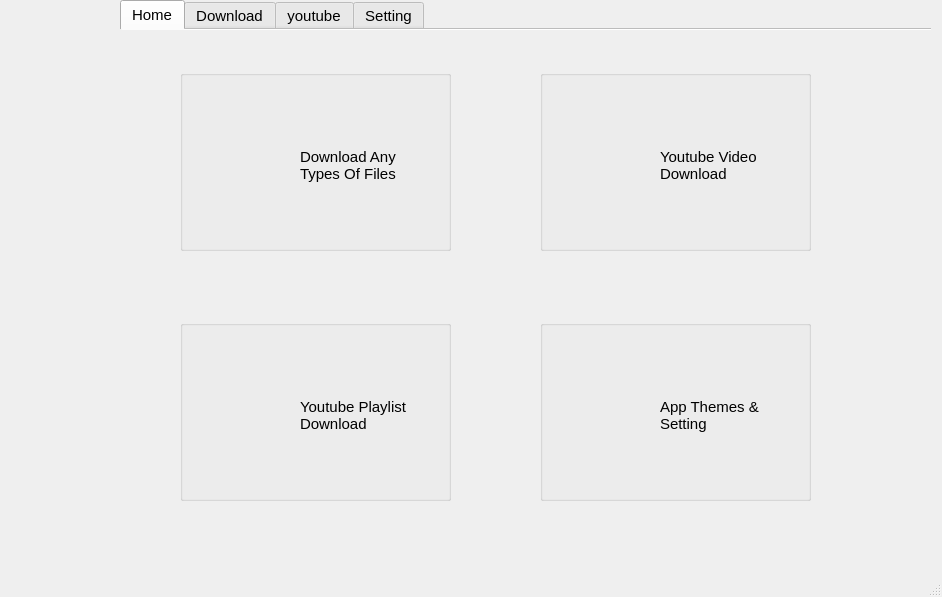
<?xml version="1.0" encoding="UTF-8"?>
<ui version="4.0">
 <class>MainWindow</class>
 <widget class="QMainWindow" name="MainWindow">
  <property name="enabled">
   <bool>true</bool>
  </property>
  <property name="geometry">
   <rect>
    <x>0</x>
    <y>0</y>
    <width>942</width>
    <height>597</height>
   </rect>
  </property>
  <property name="mouseTracking">
   <bool>false</bool>
  </property>
  <property name="windowTitle">
   <string>Downloader</string>
  </property>
  <property name="windowIcon">
   <iconset>
    <activeon>icons8_downloading_updates_512px.png</activeon>
   </iconset>
  </property>
  <widget class="QWidget" name="centralwidget">
   <widget class="QTabWidget" name="tabWidget">
    <property name="geometry">
     <rect>
      <x>120</x>
      <y>0</y>
      <width>811</width>
      <height>551</height>
     </rect>
    </property>
    <property name="font">
     <font>
      <pointsize>11</pointsize>
     </font>
    </property>
    <property name="focusPolicy">
     <enum>Qt::StrongFocus</enum>
    </property>
    <property name="autoFillBackground">
     <bool>true</bool>
    </property>
    <property name="styleSheet">
     <string notr="true"/>
    </property>
    <property name="tabPosition">
     <enum>QTabWidget::North</enum>
    </property>
    <property name="tabShape">
     <enum>QTabWidget::Rounded</enum>
    </property>
    <property name="currentIndex">
     <number>0</number>
    </property>
    <property name="documentMode">
     <bool>true</bool>
    </property>
    <property name="tabsClosable">
     <bool>false</bool>
    </property>
    <property name="movable">
     <bool>false</bool>
    </property>
    <property name="tabBarAutoHide">
     <bool>false</bool>
    </property>
    <widget class="QWidget" name="tab_6">
     <attribute name="icon">
      <iconset>
       <activeon>icons8_home_60px.png</activeon>
      </iconset>
     </attribute>
     <attribute name="title">
      <string>Home</string>
     </attribute>
     <widget class="QGroupBox" name="groupBox">
      <property name="geometry">
       <rect>
        <x>60</x>
        <y>40</y>
        <width>271</width>
        <height>181</height>
       </rect>
      </property>
      <property name="title">
       <string/>
      </property>
      <widget class="QLabel" name="label_8">
       <property name="geometry">
        <rect>
         <x>20</x>
         <y>30</y>
         <width>91</width>
         <height>131</height>
        </rect>
       </property>
       <property name="text">
        <string/>
       </property>
       <property name="pixmap">
        <pixmap>icons8_downloading_updates_96px.png</pixmap>
       </property>
      </widget>
      <widget class="QLabel" name="label_9">
       <property name="geometry">
        <rect>
         <x>120</x>
         <y>30</y>
         <width>131</width>
         <height>131</height>
        </rect>
       </property>
       <property name="text">
        <string>Download Any Types Of Files</string>
       </property>
       <property name="scaledContents">
        <bool>true</bool>
       </property>
       <property name="wordWrap">
        <bool>true</bool>
       </property>
      </widget>
     </widget>
     <widget class="QGroupBox" name="groupBox_2">
      <property name="geometry">
       <rect>
        <x>420</x>
        <y>40</y>
        <width>271</width>
        <height>181</height>
       </rect>
      </property>
      <property name="title">
       <string/>
      </property>
      <widget class="QLabel" name="label_10">
       <property name="geometry">
        <rect>
         <x>120</x>
         <y>30</y>
         <width>131</width>
         <height>131</height>
        </rect>
       </property>
       <property name="text">
        <string>Youtube Video Download</string>
       </property>
       <property name="wordWrap">
        <bool>true</bool>
       </property>
      </widget>
      <widget class="QLabel" name="label_11">
       <property name="geometry">
        <rect>
         <x>20</x>
         <y>30</y>
         <width>91</width>
         <height>131</height>
        </rect>
       </property>
       <property name="text">
        <string/>
       </property>
       <property name="pixmap">
        <pixmap>icons8_vegas_96px.png</pixmap>
       </property>
      </widget>
     </widget>
     <widget class="QGroupBox" name="groupBox_3">
      <property name="geometry">
       <rect>
        <x>60</x>
        <y>290</y>
        <width>271</width>
        <height>181</height>
       </rect>
      </property>
      <property name="title">
       <string/>
      </property>
      <widget class="QLabel" name="label_14">
       <property name="geometry">
        <rect>
         <x>120</x>
         <y>30</y>
         <width>131</width>
         <height>131</height>
        </rect>
       </property>
       <property name="text">
        <string>Youtube Playlist Download</string>
       </property>
       <property name="wordWrap">
        <bool>true</bool>
       </property>
      </widget>
      <widget class="QLabel" name="label_15">
       <property name="geometry">
        <rect>
         <x>20</x>
         <y>30</y>
         <width>91</width>
         <height>131</height>
        </rect>
       </property>
       <property name="text">
        <string/>
       </property>
       <property name="pixmap">
        <pixmap>icons8_repeat_96px.png</pixmap>
       </property>
      </widget>
     </widget>
     <widget class="QGroupBox" name="groupBox_4">
      <property name="geometry">
       <rect>
        <x>420</x>
        <y>290</y>
        <width>271</width>
        <height>181</height>
       </rect>
      </property>
      <property name="title">
       <string/>
      </property>
      <widget class="QLabel" name="label_12">
       <property name="geometry">
        <rect>
         <x>120</x>
         <y>30</y>
         <width>131</width>
         <height>131</height>
        </rect>
       </property>
       <property name="text">
        <string>App Themes &amp; Setting</string>
       </property>
       <property name="wordWrap">
        <bool>true</bool>
       </property>
      </widget>
      <widget class="QLabel" name="label_13">
       <property name="geometry">
        <rect>
         <x>20</x>
         <y>30</y>
         <width>91</width>
         <height>131</height>
        </rect>
       </property>
       <property name="text">
        <string/>
       </property>
       <property name="pixmap">
        <pixmap>icons8_adjust_96px.png</pixmap>
       </property>
      </widget>
     </widget>
    </widget>
    <widget class="QWidget" name="tab">
     <attribute name="icon">
      <iconset>
       <activeon>icons8_download_60px.png</activeon>
      </iconset>
     </attribute>
     <attribute name="title">
      <string>Download</string>
     </attribute>
     <widget class="QPushButton" name="borwseOther">
      <property name="geometry">
       <rect>
        <x>510</x>
        <y>100</y>
        <width>121</width>
        <height>41</height>
       </rect>
      </property>
      <property name="font">
       <font>
        <family>Old Antic Outline Shaded</family>
        <pointsize>12</pointsize>
       </font>
      </property>
      <property name="text">
       <string>Browes</string>
      </property>
      <property name="icon">
       <iconset>
        <normaloff>icons8_search_52px_2.png</normaloff>icons8_search_52px_2.png</iconset>
      </property>
     </widget>
     <widget class="QLineEdit" name="otherUrl">
      <property name="geometry">
       <rect>
        <x>60</x>
        <y>50</y>
        <width>651</width>
        <height>31</height>
       </rect>
      </property>
      <property name="placeholderText">
       <string> Enter url here</string>
      </property>
     </widget>
     <widget class="QLineEdit" name="otherLocation">
      <property name="geometry">
       <rect>
        <x>60</x>
        <y>110</y>
        <width>441</width>
        <height>31</height>
       </rect>
      </property>
      <property name="placeholderText">
       <string> your saved location</string>
      </property>
     </widget>
     <widget class="QProgressBar" name="OtherprogressBar">
      <property name="geometry">
       <rect>
        <x>60</x>
        <y>360</y>
        <width>691</width>
        <height>23</height>
       </rect>
      </property>
      <property name="value">
       <number>0</number>
      </property>
     </widget>
     <widget class="QPushButton" name="downloadOther">
      <property name="geometry">
       <rect>
        <x>310</x>
        <y>420</y>
        <width>151</width>
        <height>41</height>
       </rect>
      </property>
      <property name="font">
       <font>
        <family>Old Antic Outline Shaded</family>
        <pointsize>12</pointsize>
       </font>
      </property>
      <property name="cursor">
       <cursorShape>PointingHandCursor</cursorShape>
      </property>
      <property name="text">
       <string>Download</string>
      </property>
      <property name="icon">
       <iconset>
        <normaloff>downloads_folder_96px.png</normaloff>downloads_folder_96px.png</iconset>
      </property>
      <property name="iconSize">
       <size>
        <width>45</width>
        <height>40</height>
       </size>
      </property>
     </widget>
     <widget class="QLabel" name="errormsg">
      <property name="geometry">
       <rect>
        <x>30</x>
        <y>490</y>
        <width>321</width>
        <height>16</height>
       </rect>
      </property>
      <property name="font">
       <font>
        <family>MT Extra</family>
        <pointsize>11</pointsize>
       </font>
      </property>
      <property name="text">
       <string/>
      </property>
     </widget>
    </widget>
    <widget class="QWidget" name="tab_2">
     <attribute name="icon">
      <iconset>
       <activeon>icons8_youtube_60px_1.png</activeon>
      </iconset>
     </attribute>
     <attribute name="title">
      <string>youtube</string>
     </attribute>
     <widget class="QTabWidget" name="tabWidget_2">
      <property name="geometry">
       <rect>
        <x>20</x>
        <y>20</y>
        <width>777</width>
        <height>484</height>
       </rect>
      </property>
      <property name="layoutDirection">
       <enum>Qt::LeftToRight</enum>
      </property>
      <property name="autoFillBackground">
       <bool>false</bool>
      </property>
      <property name="tabShape">
       <enum>QTabWidget::Rounded</enum>
      </property>
      <property name="currentIndex">
       <number>1</number>
      </property>
      <property name="iconSize">
       <size>
        <width>20</width>
        <height>20</height>
       </size>
      </property>
      <property name="documentMode">
       <bool>false</bool>
      </property>
      <property name="tabsClosable">
       <bool>false</bool>
      </property>
      <property name="movable">
       <bool>false</bool>
      </property>
      <property name="tabBarAutoHide">
       <bool>false</bool>
      </property>
      <widget class="QWidget" name="tab_3">
       <attribute name="title">
        <string>video</string>
       </attribute>
       <widget class="QLineEdit" name="singlelocation">
        <property name="geometry">
         <rect>
          <x>49</x>
          <y>110</y>
          <width>511</width>
          <height>31</height>
         </rect>
        </property>
        <property name="placeholderText">
         <string> your saved location</string>
        </property>
       </widget>
       <widget class="QProgressBar" name="singlebar">
        <property name="geometry">
         <rect>
          <x>49</x>
          <y>350</y>
          <width>691</width>
          <height>23</height>
         </rect>
        </property>
        <property name="value">
         <number>0</number>
        </property>
       </widget>
       <widget class="QLineEdit" name="singleurl">
        <property name="geometry">
         <rect>
          <x>49</x>
          <y>50</y>
          <width>641</width>
          <height>31</height>
         </rect>
        </property>
        <property name="placeholderText">
         <string> Enter url here</string>
        </property>
       </widget>
       <widget class="QComboBox" name="singlecombo">
        <property name="geometry">
         <rect>
          <x>389</x>
          <y>220</y>
          <width>231</width>
          <height>31</height>
         </rect>
        </property>
        <property name="acceptDrops">
         <bool>false</bool>
        </property>
        <property name="frame">
         <bool>false</bool>
        </property>
       </widget>
       <widget class="QPushButton" name="gitsingledata">
        <property name="geometry">
         <rect>
          <x>150</x>
          <y>210</y>
          <width>220</width>
          <height>41</height>
         </rect>
        </property>
        <property name="font">
         <font>
          <family>Old Antic Bold</family>
          <pointsize>12</pointsize>
         </font>
        </property>
        <property name="text">
         <string>get available quality</string>
        </property>
       </widget>
       <widget class="QPushButton" name="singleb">
        <property name="geometry">
         <rect>
          <x>570</x>
          <y>100</y>
          <width>121</width>
          <height>41</height>
         </rect>
        </property>
        <property name="font">
         <font>
          <family>Old Antic Outline Shaded</family>
          <pointsize>12</pointsize>
         </font>
        </property>
        <property name="text">
         <string>Browes</string>
        </property>
        <property name="icon">
         <iconset>
          <normaloff>icons8_search_52px_2.png</normaloff>icons8_search_52px_2.png</iconset>
        </property>
       </widget>
       <widget class="QPushButton" name="singleD">
        <property name="geometry">
         <rect>
          <x>300</x>
          <y>400</y>
          <width>151</width>
          <height>41</height>
         </rect>
        </property>
        <property name="font">
         <font>
          <family>Old Antic Outline Shaded</family>
          <pointsize>12</pointsize>
         </font>
        </property>
        <property name="text">
         <string>Download</string>
        </property>
        <property name="icon">
         <iconset>
          <normaloff>downloads_folder_96px.png</normaloff>downloads_folder_96px.png</iconset>
        </property>
        <property name="iconSize">
         <size>
          <width>45</width>
          <height>40</height>
         </size>
        </property>
       </widget>
       <widget class="QLabel" name="downloaded">
        <property name="geometry">
         <rect>
          <x>100</x>
          <y>310</y>
          <width>191</width>
          <height>21</height>
         </rect>
        </property>
        <property name="text">
         <string/>
        </property>
       </widget>
       <widget class="QLabel" name="rate">
        <property name="geometry">
         <rect>
          <x>320</x>
          <y>310</y>
          <width>171</width>
          <height>21</height>
         </rect>
        </property>
        <property name="text">
         <string/>
        </property>
       </widget>
       <widget class="QLabel" name="time">
        <property name="geometry">
         <rect>
          <x>520</x>
          <y>310</y>
          <width>151</width>
          <height>21</height>
         </rect>
        </property>
        <property name="text">
         <string/>
        </property>
       </widget>
      </widget>
      <widget class="QWidget" name="tab_4">
       <attribute name="title">
        <string>playlist</string>
       </attribute>
       <widget class="QLineEdit" name="playloc">
        <property name="geometry">
         <rect>
          <x>49</x>
          <y>110</y>
          <width>511</width>
          <height>31</height>
         </rect>
        </property>
        <property name="placeholderText">
         <string> your saved location</string>
        </property>
       </widget>
       <widget class="QLineEdit" name="playurl">
        <property name="geometry">
         <rect>
          <x>49</x>
          <y>50</y>
          <width>641</width>
          <height>31</height>
         </rect>
        </property>
        <property name="placeholderText">
         <string> Enter url here</string>
        </property>
       </widget>
       <widget class="QProgressBar" name="playbar">
        <property name="geometry">
         <rect>
          <x>49</x>
          <y>350</y>
          <width>691</width>
          <height>23</height>
         </rect>
        </property>
        <property name="value">
         <number>0</number>
        </property>
       </widget>
       <widget class="QComboBox" name="playquality">
        <property name="geometry">
         <rect>
          <x>480</x>
          <y>180</y>
          <width>130</width>
          <height>31</height>
         </rect>
        </property>
        <property name="maximumSize">
         <size>
          <width>16777215</width>
          <height>231</height>
         </size>
        </property>
        <property name="acceptDrops">
         <bool>false</bool>
        </property>
        <property name="frame">
         <bool>false</bool>
        </property>
        <item>
         <property name="text">
          <string>1080</string>
         </property>
        </item>
        <item>
         <property name="text">
          <string>720</string>
         </property>
        </item>
        <item>
         <property name="text">
          <string>480</string>
         </property>
        </item>
        <item>
         <property name="text">
          <string>360</string>
         </property>
        </item>
        <item>
         <property name="text">
          <string>144</string>
         </property>
        </item>
       </widget>
       <widget class="QLabel" name="label">
        <property name="geometry">
         <rect>
          <x>230</x>
          <y>180</y>
          <width>191</width>
          <height>31</height>
         </rect>
        </property>
        <property name="font">
         <font>
          <pointsize>13</pointsize>
         </font>
        </property>
        <property name="text">
         <string>choose the quality</string>
        </property>
       </widget>
       <widget class="QLabel" name="label_2">
        <property name="geometry">
         <rect>
          <x>540</x>
          <y>260</y>
          <width>41</width>
          <height>31</height>
         </rect>
        </property>
        <property name="font">
         <font>
          <pointsize>10</pointsize>
         </font>
        </property>
        <property name="text">
         <string>Total</string>
        </property>
       </widget>
       <widget class="QLabel" name="label_3">
        <property name="geometry">
         <rect>
          <x>230</x>
          <y>260</y>
          <width>101</width>
          <height>31</height>
         </rect>
        </property>
        <property name="font">
         <font>
          <pointsize>10</pointsize>
         </font>
        </property>
        <property name="text">
         <string>Downloaded</string>
        </property>
       </widget>
       <widget class="QLCDNumber" name="lcdNumber">
        <property name="geometry">
         <rect>
          <x>230</x>
          <y>290</y>
          <width>81</width>
          <height>31</height>
         </rect>
        </property>
        <property name="styleSheet">
         <string notr="true">color:rgb(85, 0, 255)</string>
        </property>
       </widget>
       <widget class="QLCDNumber" name="lcdNumber_2">
        <property name="geometry">
         <rect>
          <x>540</x>
          <y>290</y>
          <width>81</width>
          <height>31</height>
         </rect>
        </property>
        <property name="styleSheet">
         <string notr="true">color:rgb(81, 255, 6)</string>
        </property>
       </widget>
       <widget class="QPushButton" name="playB">
        <property name="geometry">
         <rect>
          <x>570</x>
          <y>100</y>
          <width>121</width>
          <height>41</height>
         </rect>
        </property>
        <property name="font">
         <font>
          <family>Old Antic Outline Shaded</family>
          <pointsize>12</pointsize>
         </font>
        </property>
        <property name="text">
         <string>Browes</string>
        </property>
        <property name="icon">
         <iconset>
          <normaloff>icons8_search_52px_2.png</normaloff>icons8_search_52px_2.png</iconset>
        </property>
       </widget>
       <widget class="QPushButton" name="playD">
        <property name="geometry">
         <rect>
          <x>300</x>
          <y>400</y>
          <width>151</width>
          <height>41</height>
         </rect>
        </property>
        <property name="font">
         <font>
          <family>Old Antic Outline Shaded</family>
          <pointsize>12</pointsize>
         </font>
        </property>
        <property name="text">
         <string>Download</string>
        </property>
        <property name="icon">
         <iconset>
          <normaloff>downloads_folder_96px.png</normaloff>downloads_folder_96px.png</iconset>
        </property>
        <property name="iconSize">
         <size>
          <width>45</width>
          <height>40</height>
         </size>
        </property>
       </widget>
       <widget class="QLabel" name="label_4">
        <property name="geometry">
         <rect>
          <x>30</x>
          <y>215</y>
          <width>211</width>
          <height>31</height>
         </rect>
        </property>
        <property name="text">
         <string/>
        </property>
       </widget>
       <widget class="QLabel" name="label_5">
        <property name="geometry">
         <rect>
          <x>30</x>
          <y>260</y>
          <width>151</width>
          <height>31</height>
         </rect>
        </property>
        <property name="text">
         <string/>
        </property>
       </widget>
       <widget class="QLabel" name="label_6">
        <property name="geometry">
         <rect>
          <x>30</x>
          <y>305</y>
          <width>161</width>
          <height>31</height>
         </rect>
        </property>
        <property name="text">
         <string/>
        </property>
       </widget>
       <widget class="QLabel" name="label_7">
        <property name="geometry">
         <rect>
          <x>390</x>
          <y>260</y>
          <width>61</width>
          <height>31</height>
         </rect>
        </property>
        <property name="font">
         <font>
          <pointsize>10</pointsize>
         </font>
        </property>
        <property name="text">
         <string>Rimain</string>
        </property>
       </widget>
       <widget class="QLCDNumber" name="lcdNumber_3">
        <property name="geometry">
         <rect>
          <x>390</x>
          <y>290</y>
          <width>81</width>
          <height>31</height>
         </rect>
        </property>
        <property name="styleSheet">
         <string notr="true">color: rgb(170, 0, 0);</string>
        </property>
       </widget>
      </widget>
     </widget>
    </widget>
    <widget class="QWidget" name="tab_5">
     <attribute name="icon">
      <iconset>
       <activeon>icons8_settings_48px.png</activeon>
      </iconset>
     </attribute>
     <attribute name="title">
      <string>Setting</string>
     </attribute>
     <widget class="QPushButton" name="pushButton">
      <property name="geometry">
       <rect>
        <x>40</x>
        <y>290</y>
        <width>161</width>
        <height>81</height>
       </rect>
      </property>
      <property name="text">
       <string>Default</string>
      </property>
     </widget>
     <widget class="QPushButton" name="pushButton_2">
      <property name="geometry">
       <rect>
        <x>220</x>
        <y>290</y>
        <width>161</width>
        <height>81</height>
       </rect>
      </property>
      <property name="text">
       <string>Dark</string>
      </property>
     </widget>
     <widget class="QPushButton" name="pushButton_3">
      <property name="geometry">
       <rect>
        <x>400</x>
        <y>290</y>
        <width>161</width>
        <height>81</height>
       </rect>
      </property>
      <property name="text">
       <string>Blue</string>
      </property>
     </widget>
     <widget class="QPushButton" name="pushButton_4">
      <property name="geometry">
       <rect>
        <x>580</x>
        <y>290</y>
        <width>161</width>
        <height>81</height>
       </rect>
      </property>
      <property name="text">
       <string>Green</string>
      </property>
     </widget>
    </widget>
   </widget>
   <widget class="QPushButton" name="home">
    <property name="geometry">
     <rect>
      <x>10</x>
      <y>50</y>
      <width>101</width>
      <height>81</height>
     </rect>
    </property>
    <property name="text">
     <string/>
    </property>
    <property name="icon">
     <iconset>
      <normaloff>icons8_home_100px.png</normaloff>icons8_home_100px.png</iconset>
    </property>
    <property name="iconSize">
     <size>
      <width>160</width>
      <height>158</height>
     </size>
    </property>
    <property name="default">
     <bool>false</bool>
    </property>
    <property name="flat">
     <bool>true</bool>
    </property>
   </widget>
   <widget class="QPushButton" name="you">
    <property name="geometry">
     <rect>
      <x>10</x>
      <y>280</y>
      <width>101</width>
      <height>81</height>
     </rect>
    </property>
    <property name="text">
     <string/>
    </property>
    <property name="icon">
     <iconset>
      <normaloff>icons8_youtube_100px.png</normaloff>icons8_youtube_100px.png</iconset>
    </property>
    <property name="iconSize">
     <size>
      <width>150</width>
      <height>150</height>
     </size>
    </property>
    <property name="flat">
     <bool>true</bool>
    </property>
   </widget>
   <widget class="QPushButton" name="down">
    <property name="geometry">
     <rect>
      <x>10</x>
      <y>160</y>
      <width>101</width>
      <height>81</height>
     </rect>
    </property>
    <property name="text">
     <string/>
    </property>
    <property name="icon">
     <iconset>
      <normaloff>icons8_download_100px.png</normaloff>icons8_download_100px.png</iconset>
    </property>
    <property name="iconSize">
     <size>
      <width>137</width>
      <height>153</height>
     </size>
    </property>
    <property name="flat">
     <bool>true</bool>
    </property>
   </widget>
   <widget class="QPushButton" name="setting">
    <property name="geometry">
     <rect>
      <x>10</x>
      <y>400</y>
      <width>101</width>
      <height>81</height>
     </rect>
    </property>
    <property name="text">
     <string/>
    </property>
    <property name="icon">
     <iconset>
      <normaloff>icons8_settings_100px.png</normaloff>icons8_settings_100px.png</iconset>
    </property>
    <property name="iconSize">
     <size>
      <width>150</width>
      <height>150</height>
     </size>
    </property>
    <property name="flat">
     <bool>true</bool>
    </property>
   </widget>
  </widget>
  <widget class="QMenuBar" name="menubar">
   <property name="geometry">
    <rect>
     <x>0</x>
     <y>0</y>
     <width>942</width>
     <height>26</height>
    </rect>
   </property>
  </widget>
  <widget class="QStatusBar" name="statusBar"/>
 </widget>
 <resources/>
 <connections/>
</ui>
